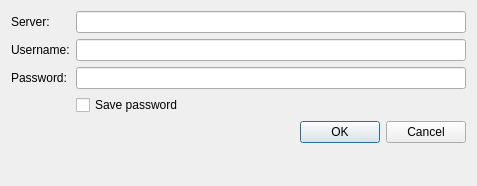
<?xml version="1.0" encoding="UTF-8"?>
<ui version="4.0">
 <class>AskLogin</class>
 <widget class="QDialog" name="AskLogin">
  <property name="geometry">
   <rect>
    <x>0</x>
    <y>0</y>
    <width>477</width>
    <height>186</height>
   </rect>
  </property>
  <property name="windowTitle">
   <string>Dialog</string>
  </property>
  <layout class="QFormLayout" name="formLayout">
   <property name="fieldGrowthPolicy">
    <enum>QFormLayout::AllNonFixedFieldsGrow</enum>
   </property>
   <item row="0" column="0">
    <widget class="QLabel" name="label_3">
     <property name="text">
      <string>Server:</string>
     </property>
    </widget>
   </item>
   <item row="0" column="1">
    <widget class="QLineEdit" name="server"/>
   </item>
   <item row="1" column="0">
    <widget class="QLabel" name="label">
     <property name="text">
      <string>Username:</string>
     </property>
    </widget>
   </item>
   <item row="1" column="1">
    <widget class="QLineEdit" name="username"/>
   </item>
   <item row="3" column="0">
    <widget class="QLabel" name="label_2">
     <property name="text">
      <string>Password:</string>
     </property>
    </widget>
   </item>
   <item row="5" column="1">
    <widget class="QCheckBox" name="savePassword">
     <property name="text">
      <string>Save password</string>
     </property>
    </widget>
   </item>
   <item row="6" column="1">
    <widget class="QDialogButtonBox" name="buttonBox">
     <property name="orientation">
      <enum>Qt::Horizontal</enum>
     </property>
     <property name="standardButtons">
      <set>QDialogButtonBox::Cancel|QDialogButtonBox::Ok</set>
     </property>
    </widget>
   </item>
   <item row="3" column="1">
    <widget class="QLineEdit" name="password">
     <property name="echoMode">
      <enum>QLineEdit::Password</enum>
     </property>
    </widget>
   </item>
  </layout>
 </widget>
 <tabstops>
  <tabstop>server</tabstop>
  <tabstop>username</tabstop>
  <tabstop>password</tabstop>
  <tabstop>savePassword</tabstop>
  <tabstop>buttonBox</tabstop>
 </tabstops>
 <resources/>
 <connections>
  <connection>
   <sender>buttonBox</sender>
   <signal>accepted()</signal>
   <receiver>AskLogin</receiver>
   <slot>accept()</slot>
   <hints>
    <hint type="sourcelabel">
     <x>248</x>
     <y>254</y>
    </hint>
    <hint type="destinationlabel">
     <x>157</x>
     <y>274</y>
    </hint>
   </hints>
  </connection>
  <connection>
   <sender>buttonBox</sender>
   <signal>rejected()</signal>
   <receiver>AskLogin</receiver>
   <slot>reject()</slot>
   <hints>
    <hint type="sourcelabel">
     <x>316</x>
     <y>260</y>
    </hint>
    <hint type="destinationlabel">
     <x>286</x>
     <y>274</y>
    </hint>
   </hints>
  </connection>
 </connections>
</ui>
